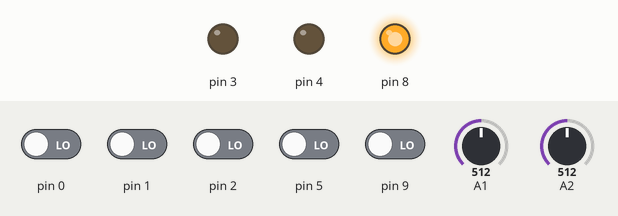
Bench run of a sketch on a simulated Arduino Uno, built with avr-gcc and run on an emulated ATmega328P. Parts: output pins drawn as LEDs (lit = HIGH). Inputs (shaded band) come from the test bench; at power-on: pin 0–2, pin 5, pin 9 LOW, A1 = 512, A2 = 512.

Above: at 1.2 s.
1.3 s: pin 1 driven HIGH
At 1.7 s:
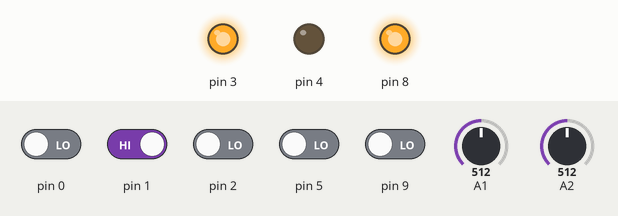
Timing chart, 0 to 4.3 s (numbered marks = the images above; inputs shaded):
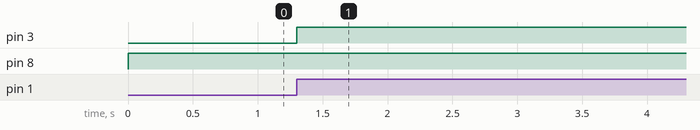

The sketch:

Automation_Code.ino
```cpp
/*
  Cleaner Pattern State-Machine
  Reads digital inputs on pins 0,1,2,5,9 and analog on A1,A2.
  Drives outputs on pins 3,4,8 based on a simple 4-state machine.
*/

int I = 0;  // State variable

void setup() {
  // Outputs
  pinMode(3, OUTPUT);
  pinMode(4, OUTPUT);
  pinMode(8, OUTPUT);
  // Inputs
  pinMode(0, INPUT);
  pinMode(1, INPUT);
  pinMode(2, INPUT);
  pinMode(5, INPUT);
  pinMode(9, INPUT);
}

void loop() {
  // Re-read inputs each pass
  bool a = digitalRead(0);
  bool b = digitalRead(1);
  bool c = digitalRead(2);
  bool e = digitalRead(5);
  bool i = digitalRead(9);
  int f = analogRead(A1);
  int g = analogRead(A2);

  // State-machine
  switch (I) {
    case 0:  // Idle
      if (a) {
        I = 1;
        digitalWrite(3, LOW);
        digitalWrite(4, HIGH);
      }
      else if (b) {
        I = 2;
        digitalWrite(3, HIGH);
        digitalWrite(4, HIGH);
      }
      break;

    case 1:  // Active after 'a'
    case 2:  // Active after 'b'
      if (c || e || i) {
        I = 3;
        digitalWrite(4, LOW);
      }
      break;

    case 3:  // Done
      // No further action
      break;
  }

  // Analog-triggered outputs
  if (I == 0 && f > 10) {
    digitalWrite(8, HIGH);
  }
  if ((I == 1 || I == 2) && g > 15) {
    digitalWrite(4, LOW);
  }
}
```

Measured:
- after the input at 1.3 s, pin 3: LOW → HIGH at once
